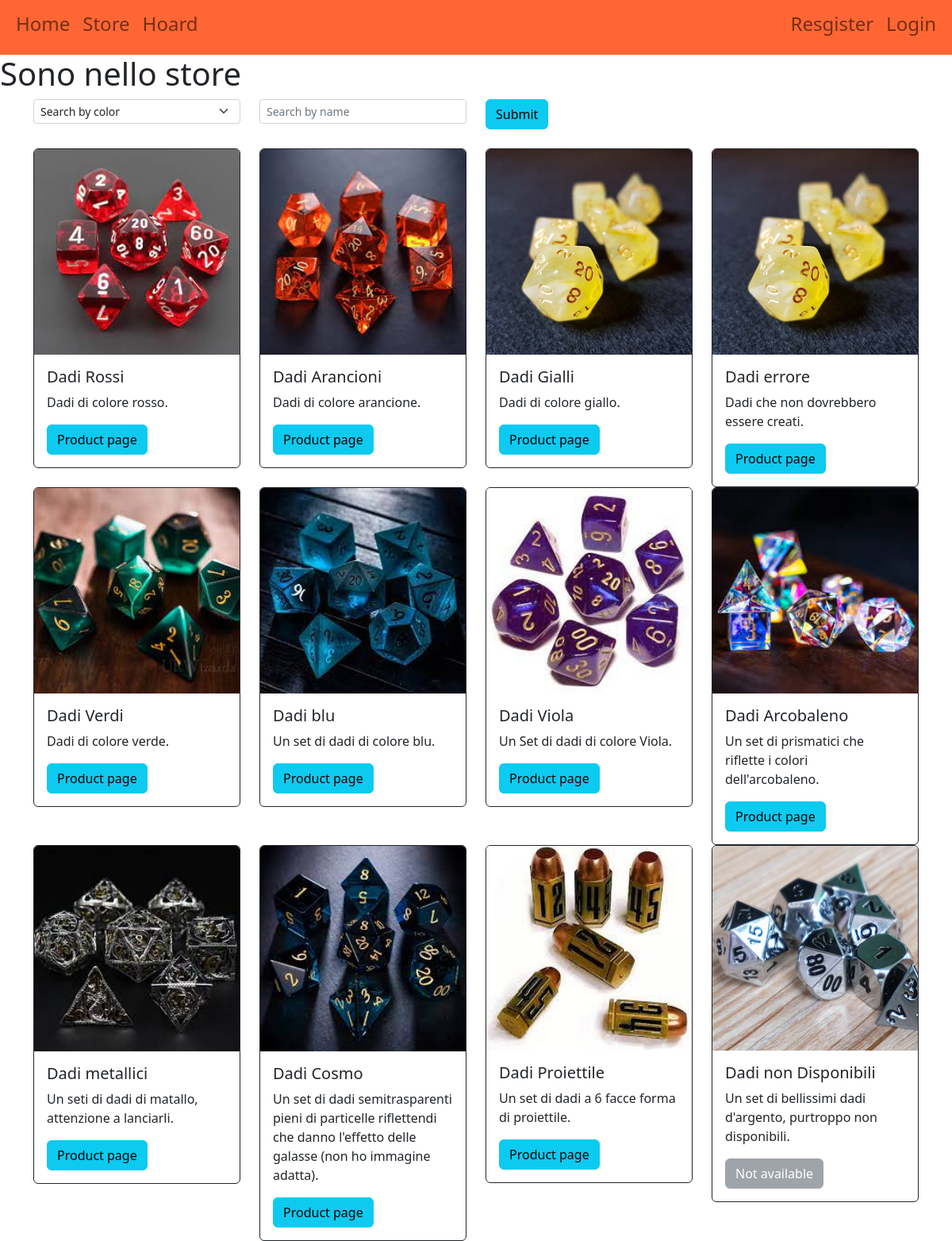
The app's page /store/, older data.
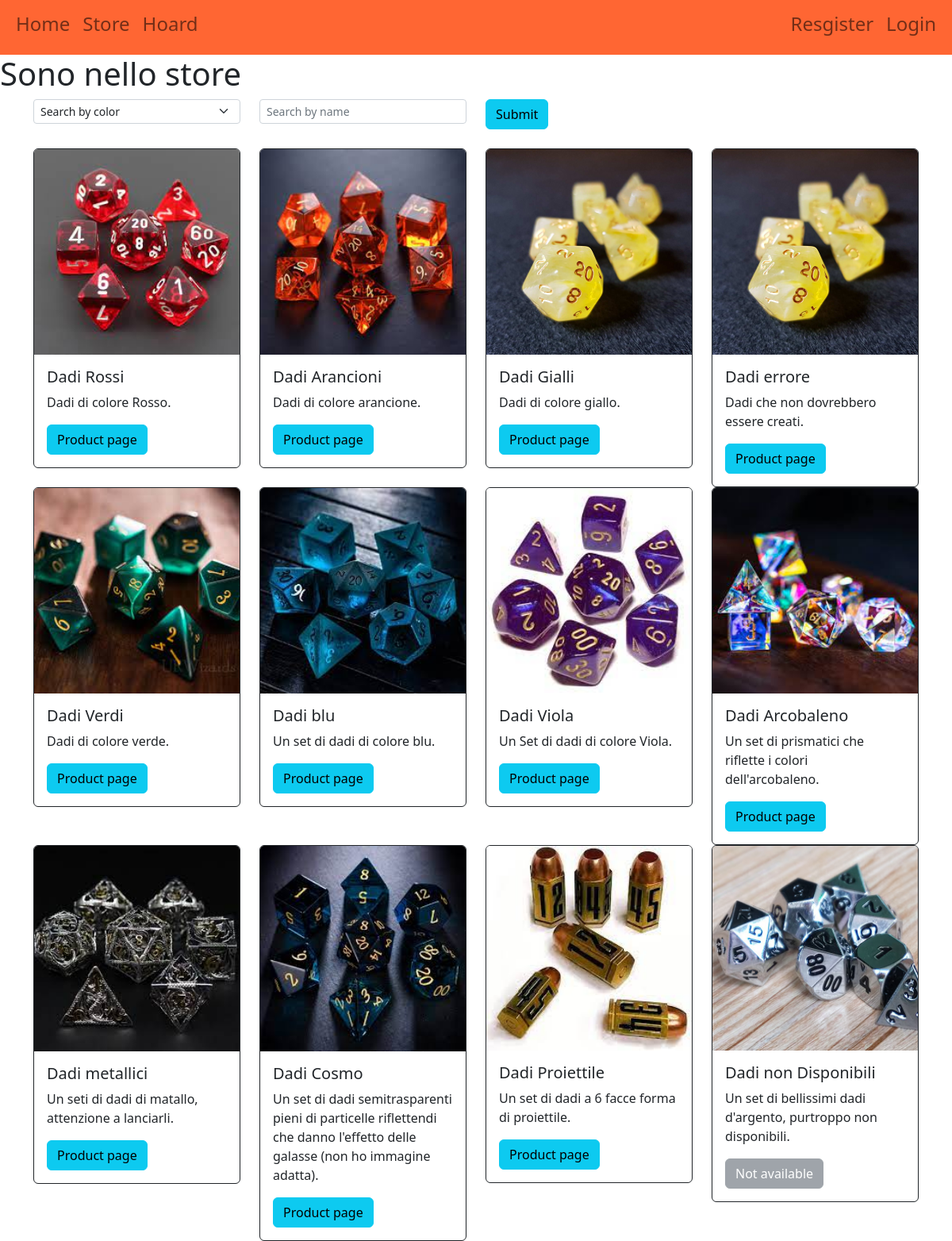
The same page, newer data.
### store/models.py (models this page shows, shortened)
class Dice(models.Model):
    COLORS = [
        ("R","Red"),
        ("O","Orange"),
        ("Y","Yellow"),
        ("G","Green"),
        ("B","Blue"),
        ("P","Purple"),
        ("N","Black"),
        ("W","White"),
        ("M","Metal"),
    ]
    code = models.CharField(max_length=255, primary_key=True, unique=True)
    name = models.CharField(max_length=50)
    number_of_pices = models.PositiveSmallIntegerField()
    primary_color = models.CharField(max_length=1, choices=COLORS)
    description = models.CharField(max_length=300)
    seller = models.ForeignKey(User,on_delete=models.SET_NULL,null=True)
    available = models.BooleanField()
    price = models.FloatField()
    image = models.ImageField(upload_to='uploads/',null= True)

### store/views.py (the view)
# urls.py: path('store/', include('store.urls')),
def store(request):
    if request.method == "POST":
        colore = request.POST['color']
        nome= request.POST['name']
        if colore != "none" and nome != "":
            dices= Dice.objects.filter(primary_color__exact=colore,name__iexact=nome)
        else:
            if colore != "none":
                dices = Dice.objects.filter(primary_color__exact=colore)
            if  nome != "":
                dices = Dice.objects.filter(name__iexact=nome)
        if nome == "":
            if colore == "none":
                dices = Dice.objects.all()
    else:
        dices = Dice.objects.all()
        if request.user.is_authenticated:
            ret = rater.set_up_prediction()
            dices = sorted(dices, key = lambda d: suggestion(request.user.username,d.code,ret))
        else:
            dices = dices.reverse()
    if not dices:
        vuoto = True
    else:
        vuoto = False
    ctx = {
            'dices' :   dices,
            'vuoto' : vuoto,
            'MEDIA_URL' : settings.MEDIA_URL
        }
    return render(request, template_name='store/store.html', context=ctx)

### banch/templatetags/custom_filters.py (called while the page is built)
@register.filter(name='has_group')
def has_group(user, group_name):
    group = Group.objects.get(name=group_name)
    return True if group in user.groups.all() else False

### templates/store/store.html (shortened to what this page needs)
{% extends "base.html" %}
{% block head %}
    {% load static %}
{% endblock %}
{% block content %}
    <h1>Sono nello store</h1>
        <form class="container" method="post">{% csrf_token %}
            <div class="form-group">
            <div class="row">
                <div class="col-sm-3">
                    <select name='color' class="form-select form-select-sm" aria-label=".form-select-sm">
                        <option value="none" selected>Search by color</option>
                    </select>
                </div>
                <div class="col-sm-3">
                    <input name="name" class="form-control form-control-sm" type="text" placeholder="Search by name">
                </div>
                <div class="col-sm-1">
                    <button type="submit" class="btn btn-info">Submit</button>
                </div>
            </div>
            </div>
        </form>
        <br>
        {% if vuoto %}
        <div class="text-center">
            <img src="{%static 'set/empty.png' %}" class="img-fluid" alt="Try search something else">
        </div>
        {% else %}
        <div class="container">
            <div class="row justify-content-md-center">
                {% for dice in dices %}
                <div class="col-sm-3">
                    <div class="card border-dark">
                        <img class="card-img-top border-dark" src="{{ MEDIA_URL }}{{dice.image}}" onerror="this.src='{%static 'set/set_default.png' %}'">
                        <div class="card-body">
                            <h5 class="card-title">{{ dice.name }}</h5>
                            <p class="card-text">{{ dice.description }}.</p>
                            {% if dice.available %}
                                <a href="{% url 'store:purchase' code=dice.code %}" class="btn btn-info">Product page</a>
                            {%else%}
                                <a href="" class="btn btn-secondary disabled" >Not available</a>
                            {% endif %}
                        </div>
                    </div>
                </div>
                {% endfor %}
            </div>
        </div>
        {% endif %}
{% endblock %}

### templates/base.html (shortened to what this page needs)
<!DOCTYPE html>
<html lang="en">
<head>
    <link href="https://cdn.jsdelivr.net/npm/bootstrap@5.2.3/dist/css/bootstrap.min.css" rel="stylesheet">
    {% load custom_filters %}
</head>
<body>
    <nav class="navbar navbar-expand-sm navbar-custom navbar-light">
            <div class="container-fluid h4">
            <ul class="navbar-nav">
                <li class="nav-item">
                    <a class="nav-link" href="{% url 'home' %}">Home</a>
                </li>
                <li class="nav-item">
                    <a class="nav-link" href="{% url 'store:store' %}">Store</a>
                </li>
                <li class="nav-item">
                    <a class="nav-link" href="{% url 'hoard:hoard' %}">Hoard</a>
                </li>
            </ul>
            <ul class="navbar-nav ml-auto">
                {% if not user.is_authenticated %}
                    <li class="nav-item">
                        <a class="nav-link" href="{% url 'store:register' %}">Resgister</a>
                    </li>
                    <li class="nav-item">
                        <a class="nav-link" href="{% url 'store:login' %}">Login</a>
                    </li>
                {% else %}
                    <li class="nav-item">
                        <a class="nav-link" href="{% url 'store:logout' %}">Logout</a>
                    </li>
                {% endif %}
            </ul>
        </div>
    </nav>
    {% block content %}
    {% endblock %}
</body>
</html>

### templates/base.html (style rules this page uses)
.navbar-custom { background-color: #ff6633; }

Row changes from the older to the newer data that the page shows:
changed Dice "Dadi Rossi": description "Dadi di colore rosso" → "Dadi di colore Rosso"
